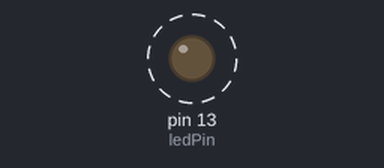
The sketch below on a simulated Arduino Uno, built with avr-gcc and run on an emulated ATmega328P. On the bench: output pins drawn as LEDs (lit = HIGH). Dashed ring = blinking.

Above: at 0.5 s.
Timing chart, 0 to 4.6 s (numbered marks = the images above):
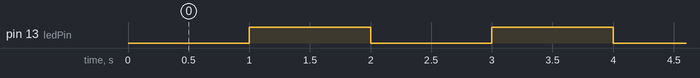

Measured:
- by itself, pin 13 (ledPin): alternates HIGH for 1.0 s and LOW for 1.0 s

The sketch:

Firmware_v2.ino
```cpp
  #include <Timer.h>
  //#include <avr/interrupt.h>

  const int ledPin = 13; // Change this!
  const int pauseInterrupt = 2; // This will equal pause pin on Arduino Due
  const int pausePin = 2; // Change this!
  Timer t;

  boolean ledOut = false;

  void setup() {
      pinMode(pausePin, INPUT);
      attachInterrupt(pauseInterrupt, sleepNow, HIGH); // If switch closed, call sleepNow

      pinMode(ledPin, OUTPUT);
  //    MsTimer2::set(1000, flash); // Flash led at 1 second
  //    MsTimer2::start();
       //digitalWrite(ledPin, LOW);
      t.oscillate(ledPin, 1000, LOW); //
  }

  void loop() {
      t.update();
  }

  void sleepNow() {
      digitalWrite(ledPin, HIGH);

      while (digitalRead(pausePin) != LOW) {;} // Only resume execution once pin goes low
  }

//  void flash() {
//      digitalWrite(ledPin, ledOut);
//      ledOut = !ledOut;
//  }
```
